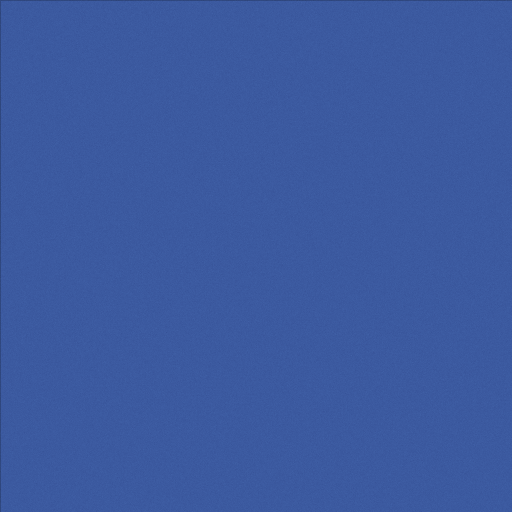
#> input picture tools/grounds/waca/tex/blue.png, 1024 x 1024 px (shown at 1/2 size)
$ python -i tex.py   (imports and definitions only)
#> lines starting #> are read from the running program, lines starting #| are printed output that depends on the picture
# Hand-made WACA textures (no photo pixels). python tex.py OUTDIR
# Each texture covers SIZE[name] metres square; build.py maps UVs in world metres.
import sys,os,random
from PIL import Image,ImageDraw,ImageFilter,ImageChops
# [1 line not run here, left out]
def c255(t):
    if max(t)>1:return tuple(int(v) for v in t)
    return tuple(int(max(0,min(1,v))**(1/2.2)*255) for v in t)  # linear -> sRGB
def noise(img,amt):
    n=Image.effect_noise((N,N),amt).convert('RGB');return ImageChops.add(ImageChops.subtract(img,Image.new('RGB',(N,N),(int(amt),)*3)),n,1,0) if False else Image.blend(img,ImageChops.multiply(img,Image.merge('RGB',[n]*3).point(lambda v:200+v*55//255)),0.5)
def grain(img,amt=10):
    n=Image.effect_noise((N,N),amt).convert('L').point(lambda v:v-128+128)
    return Image.blend(img,ImageChops.overlay(img,Image.merge('RGB',[n]*3)),0.6)
SIZE={}
def save(name,img,size):img.save(os.path.join(out,name+'.png'));SIZE[name]=size
px=lambda m,size:int(round(m*N/size))
# brick: 230x76 mm, 10 mm mortar, stretcher bond. 4 m square
s=4.0;base=c255((143,44,16));img=Image.new('RGB',(N,N),c255((175,165,150)));d=ImageDraw.Draw(img)
bh,bw,mo=0.086,0.24,0.010
# [7 lines not run here, left out]
# off-white render with panel joints every 3 m. 6 m
# [5 lines left out: function render, not called in this run]
# [2 lines not run here, left out]
# roof deck: trapezoidal ribs every 0.19 m (u), sheet laps every 6 m (v). 4 m
# [6 lines left out: function deck, not called in this run]
# [1 line not run here, left out]
# terrace: 0.8 m concrete steps, a row of red tip-up seats on each, 0.48 m seat pitch. 4 m
s=4.0;img=Image.new('RGB',(N,N),c255((190,184,172)));d=ImageDraw.Draw(img)
red=c255((196,113,75));red2=c255((150,80,52));sh=c255((120,115,108))
# [6 lines not run here, left out]
# glass bands: 1.5 m mullions, transom at 1.1 m. 6 m
s=6.0;img=Image.new('RGB',(N,N),c255((29,28,40)));d=ImageDraw.Draw(img);m=c255((150,150,155))
# [3 lines not run here, left out]
# tent membrane: white fabric, seams every 1.2 m. 6 m
s=6.0;img=Image.new('RGB',(N,N),c255((238,236,232)));d=ImageDraw.Draw(img)
# [2 lines not run here, left out]
# grass: mowing stripes 6 m wide. 24 m
s=24.0;img=Image.new('RGB',(N,N),c255((141,160,85)));d=ImageDraw.Draw(img)
#> `s=6.0;img=Image.new('RGB',(N,N),c255((0.02,0.30,0.12)));save('green',g..`:
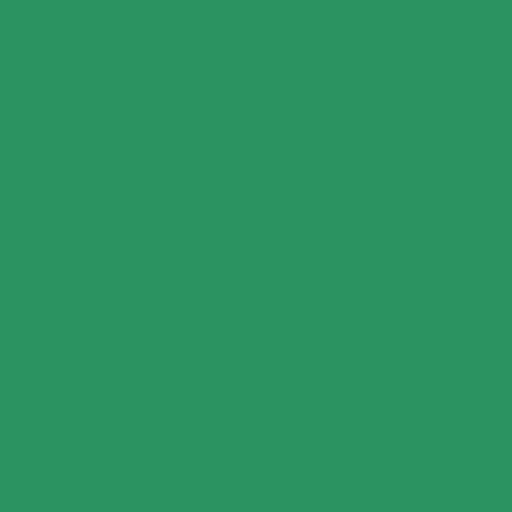
#> img: PIL image 1024x1024 RGB (shown at 1/2 size); mean R, G, B 43, 147, 97
# [6 lines not run here, left out]
# [9 lines left out: function seats, not called in this run]
# [1 line not run here, left out]
# EMU Club (colours sampled from p92): light orange brick, deck, fascia, band, ledge, ground floor, chairs, steel
# [8 lines left out: function brick2, not called in this run]
# [4 lines not run here, left out]
# EMU CLUB sign board, 18.7 m x 2.1 m, drawn left to right as seen from the street
from PIL import ImageFont
SW,SH=2048,250;img=Image.new('RGB',(SW,SH),(40,40,48));d=ImageDraw.Draw(img);m2=lambda m:int(m/18.7*SW)
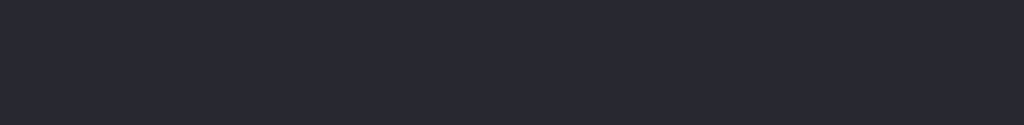
#> img: PIL image 2048x250 RGB (shown at 1/2 size); mean R, G, B 40, 40, 48
# [1 line not run here, left out]
f=ImageFont.truetype('C:/Windows/Fonts/arialbd.ttf',150)
def ctext(t,x0,x1):
    bb=d.textbbox((0,0),t,font=f);w=bb[2]-bb[0];h=bb[3]-bb[1];d.text(((x0+x1-w)//2-bb[0],(SH-h)//2-bb[1]),t,font=f,fill=(22,18,16))
# [4 lines not run here, left out]
def canvas(wm,hm,ppm,bg):
#> called with wm = 15.2, hm = 6.3, ppm = 128, bg = (22, 22, 28)
    im=Image.new('RGB',(int(wm*ppm),int(hm*ppm)),bg);return im,ImageDraw.Draw(im),(lambda x,y:(int(x*ppm),int(y*ppm)))
# face 15.2 x 6.3 m: black, white name bars (left), white/pink name panels (middle), yellow score panels (right)
im,d,q=canvas(15.2,6.3,128,(22,22,28))
# [8 lines not run here, left out]
# crown 16.7 x 2.6 m: red, yellow diagonal stripes at the left, yellow EMU EXPORT LAGER
im,d,q=canvas(16.7,2.6,128,(205,30,22))
#> call 2 of canvas, with wm = 16.7, hm = 2.6, ppm = 128, bg = (205, 30, 22)
#> in canvas (call 2), `im = Image.new('RGB', (int(wm * ppm), int(hm * ppm)), bg)`:
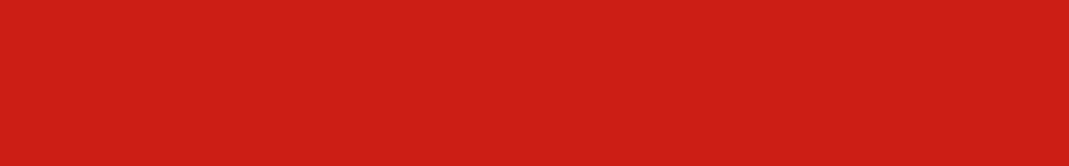
#> im: PIL image 2137x332 RGB (shown at 1/2 size); mean R, G, B 205, 30, 22
# [3 lines not run here, left out]
f2=ImageFont.truetype('C:/Windows/Fonts/arialbd.ttf',150)
bb=d.textbbox((0,0),'EMU EXPORT LAGER',font=f2);sx=(q(16.2,0)[0]-q(5.0,0)[0])/(bb[2]-bb[0])
#> bb = (0, 29, 1523, 142)
#> sx = 0.941
#> `tx=Image.new('RGBA',(bb[2]-bb[0]+4,bb[3]-bb[1]+4),(0,0,0,0));ImageDraw..`: tx: PIL image 1527x117 RGBA; every value is 0
# [3 lines not run here, left out]
# billboard 1, 14.8 x 6.6 m (mostly behind a light tower): white, a blue O at the right
im,d,q=canvas(14.8,6.6,96,(238,236,230))
#> call 3 of canvas, with wm = 14.8, hm = 6.6, ppm = 96, bg = (238, 236, 230)
#> in canvas (call 3), `im = Image.new('RGB', (int(wm * ppm), int(hm * ppm)), bg)`:
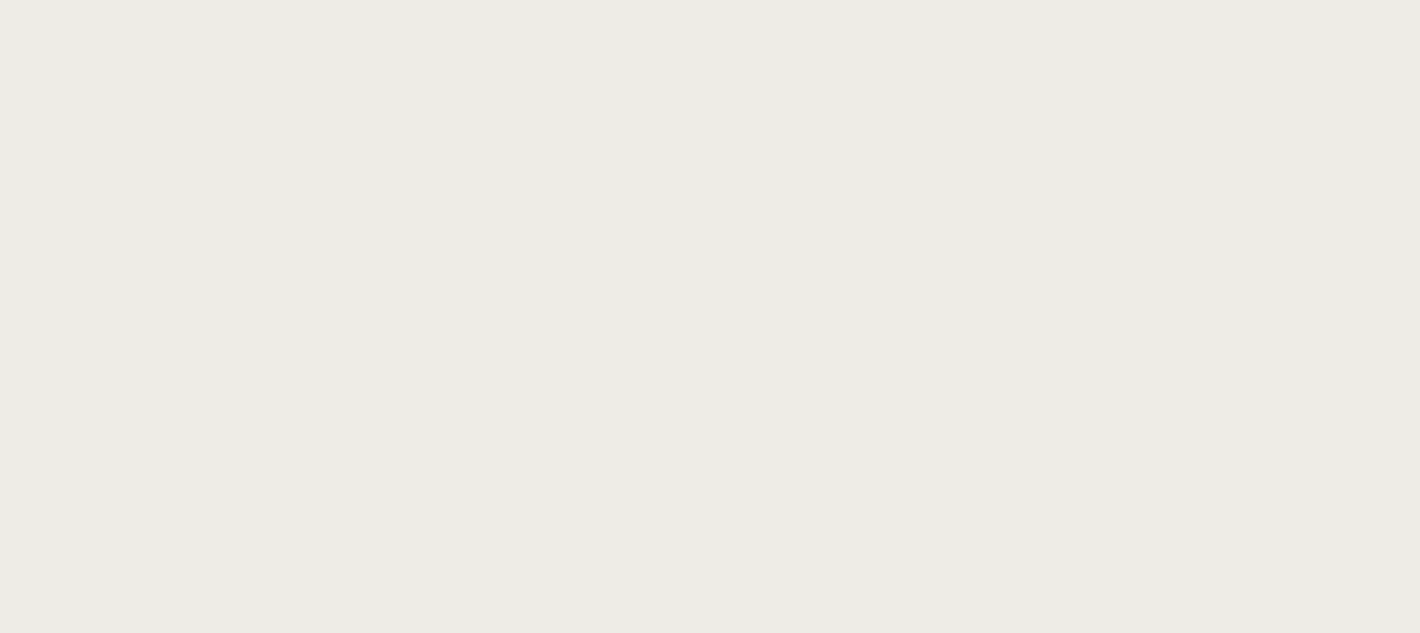
#> im: PIL image 1420x633 RGB; mean R, G, B 238, 236, 230
# [1 line not run here, left out]
# billboard 2, 14.4 x 6.9 m: gold star at the left, GOLD STAR ACCOUNT, three text lines, red logo bar
im,d,q=canvas(14.4,6.9,96,(240,236,226));g=(185,150,60)
#> call 4 of canvas, with wm = 14.4, hm = 6.9, ppm = 96, bg = (240, 236, 226)
#> in canvas (call 4), `im = Image.new('RGB', (int(wm * ppm), int(hm * ppm)), bg)`:
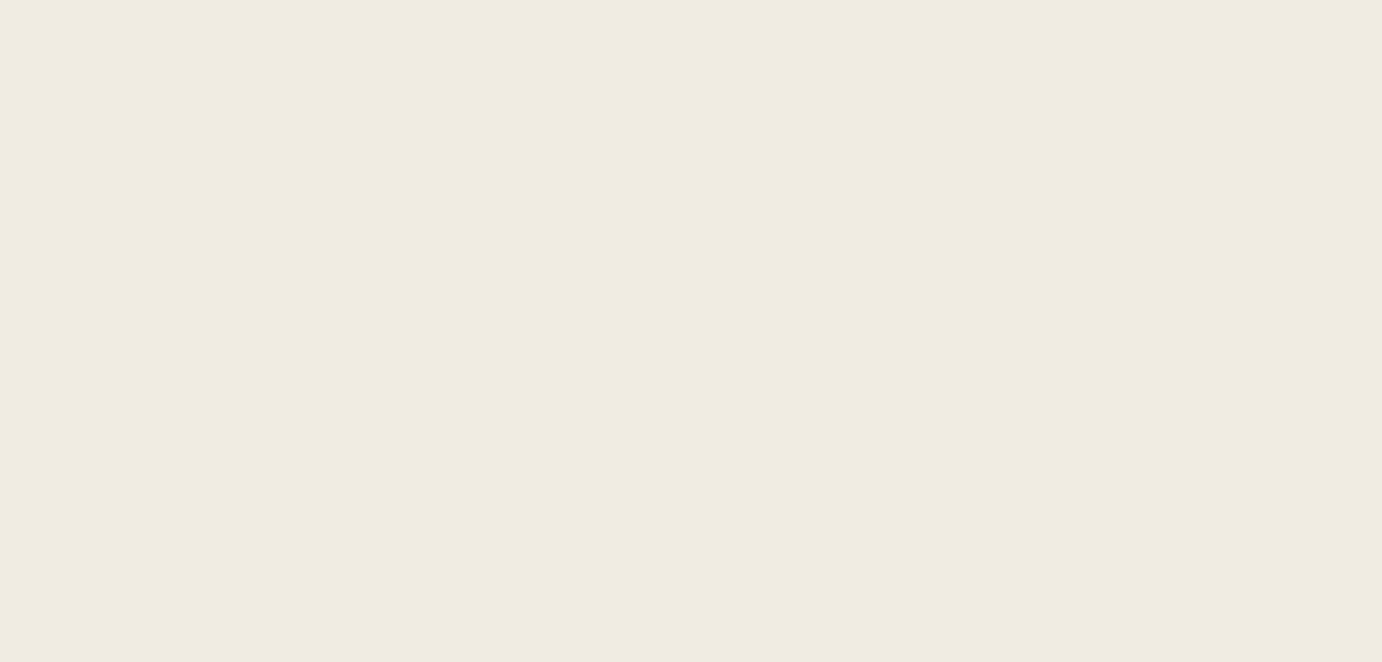
#> im: PIL image 1382x662 RGB; mean R, G, B 240, 236, 226
import math as _m
# sponsor art removed (director: no sponsors); plain board
# [4 lines not run here, left out]
# light-tower heads (11 x 17 m): back lattice, lamp face, side lattice. Drawn from the 1992 photo's head shapes.
# [24 lines left out: function headtex, not called in this run]
# [3 lines not run here, left out]

>>> import cv2
>>> picture = cv2.imread('tex/blue.png', cv2.IMREAD_GRAYSCALE)
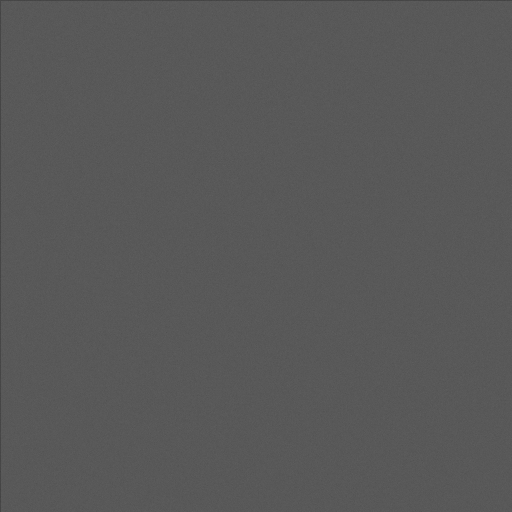
#> picture: shape (1024, 1024) (shown at 1/2 size); min 60, max 103, mean 88.2
>>> result = grain(picture)
#> in grain, `n=Image.effect_noise((N,N),amt).convert('L').point(lambda v:v-128+128)`:
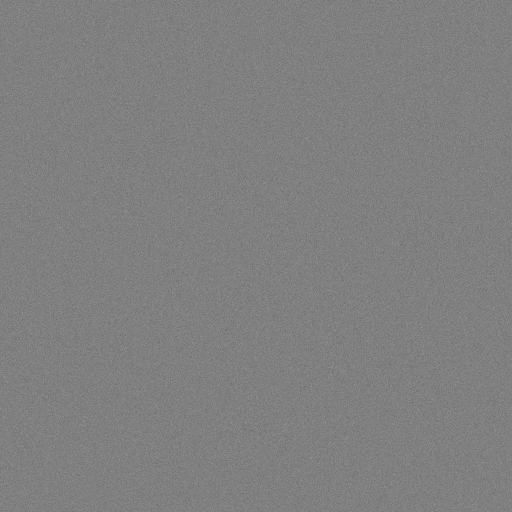
#> n: PIL image 1024x1024 L (shown at 1/2 size); min 74, max 174, mean 127.5
#> (the run stopped early here; a loop or call above may not have finished)
